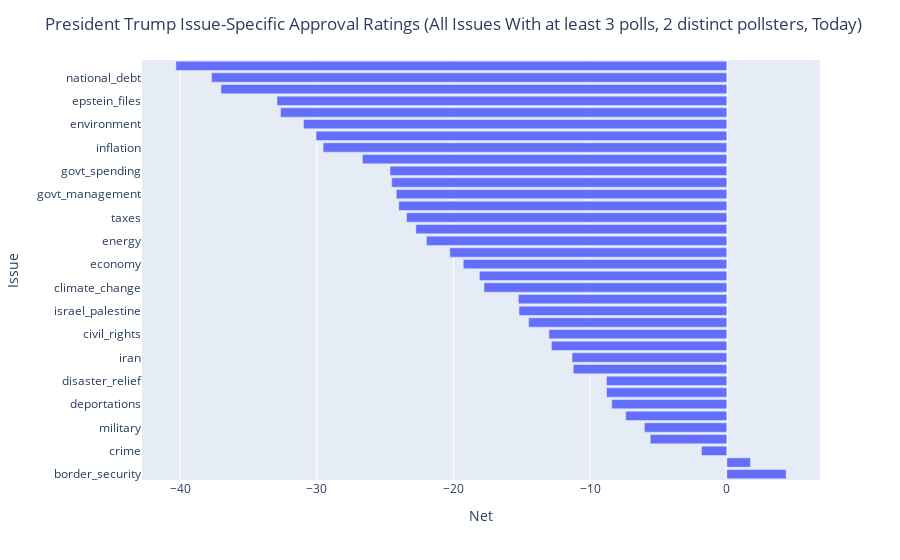

The cell this chart's notebook holds for it:
### Code cell
fig = px.bar(all_qual_issues_approval, x='net', y='issue')
fig.update_layout(
    title='President Trump Issue-Specific Approval Ratings (All Issues With at least 3 polls, 2 distinct pollsters, Today)',
    xaxis_title='Net',
    yaxis_title='Issue',
    legend_title='Legend',
)
fig.show()

### Figure 1 — Plotly figure (JSON) as saved in the notebook; plotly's stock layout.template omitted (floating-point values rounded to 4 significant figures)
{"data": [{"hovertemplate": "net=%{x}<br>issue=%{y}<extra></extra>", "legendgroup": "", "marker": {"color": "#636efa", "pattern": {"shape": ""}}, "name": "", "orientation": "h", "showlegend": false, "textposition": "auto", "type": "bar", "x": [4.34, 1.729, -1.856, -5.605, -6.033, -7.395, -8.421, -8.8, -8.81, -11.24, -11.33, -12.83, -13.02, -14.5, -15.21, -15.26, -17.77, -18.11, -19.28, -20.27, -21.98, -22.76, -23.44, -24.01, -24.19, -24.53, -24.65, -26.66, -29.54, -30.06, -30.98, -32.66, -32.92, -37.02, -37.7, -40.32], "xaxis": "x", "y": ["border_security", "national_security", "crime", "guns", "military", "israel", "deportations", "immigration", "disaster_relief", "israel_iran_conflict", "iran", "federal_workforce", "civil_rights", "race_relations", "israel_palestine", "foreign_policy", "climate_change", "abortion", "economy", "trade_tariffs", "energy", "democracy", "taxes", "ukraine", "govt_management", "russia", "govt_spending", "education", "inflation", "healthcare", "environment", "corruption", "epstein_files", "unity", "national_debt", "govt_shutdown"], "yaxis": "y"}], "layout": {"barmode": "relative", "legend": {"title": {"text": "Legend"}, "tracegroupgap": 0}, "margin": {"t": 60}, "title": {"text": "President Trump Issue-Specific Approval Ratings (All Issues With at least 3 polls, 2 distinct pollsters, Today)"}, "xaxis": {"anchor": "y", "domain": [0, 1], "title": {"text": "Net"}}, "yaxis": {"anchor": "x", "domain": [0, 1], "title": {"text": "Issue"}}}}
